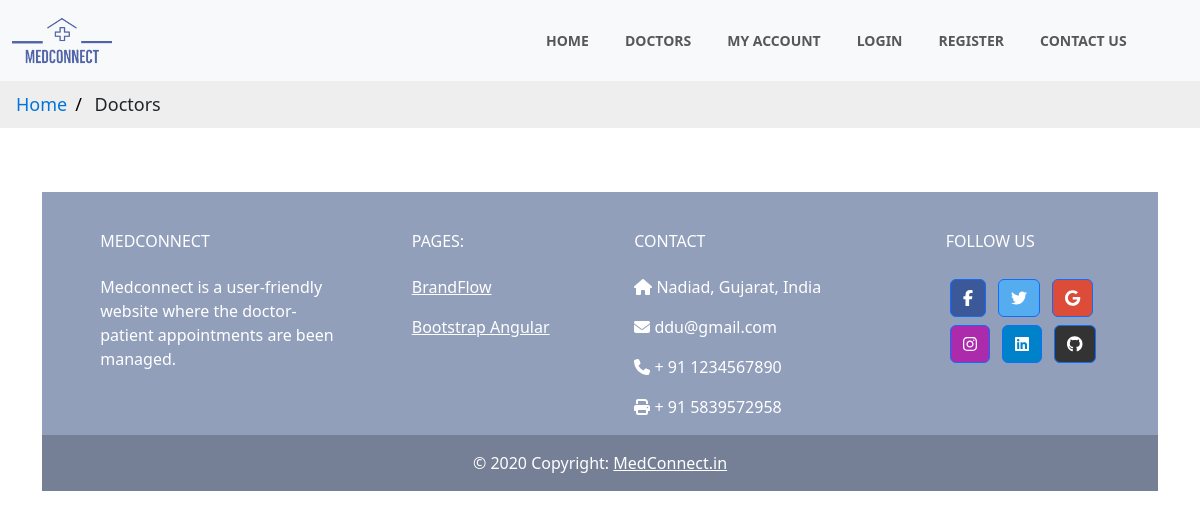
The app's page /patient/doctors/, older data.
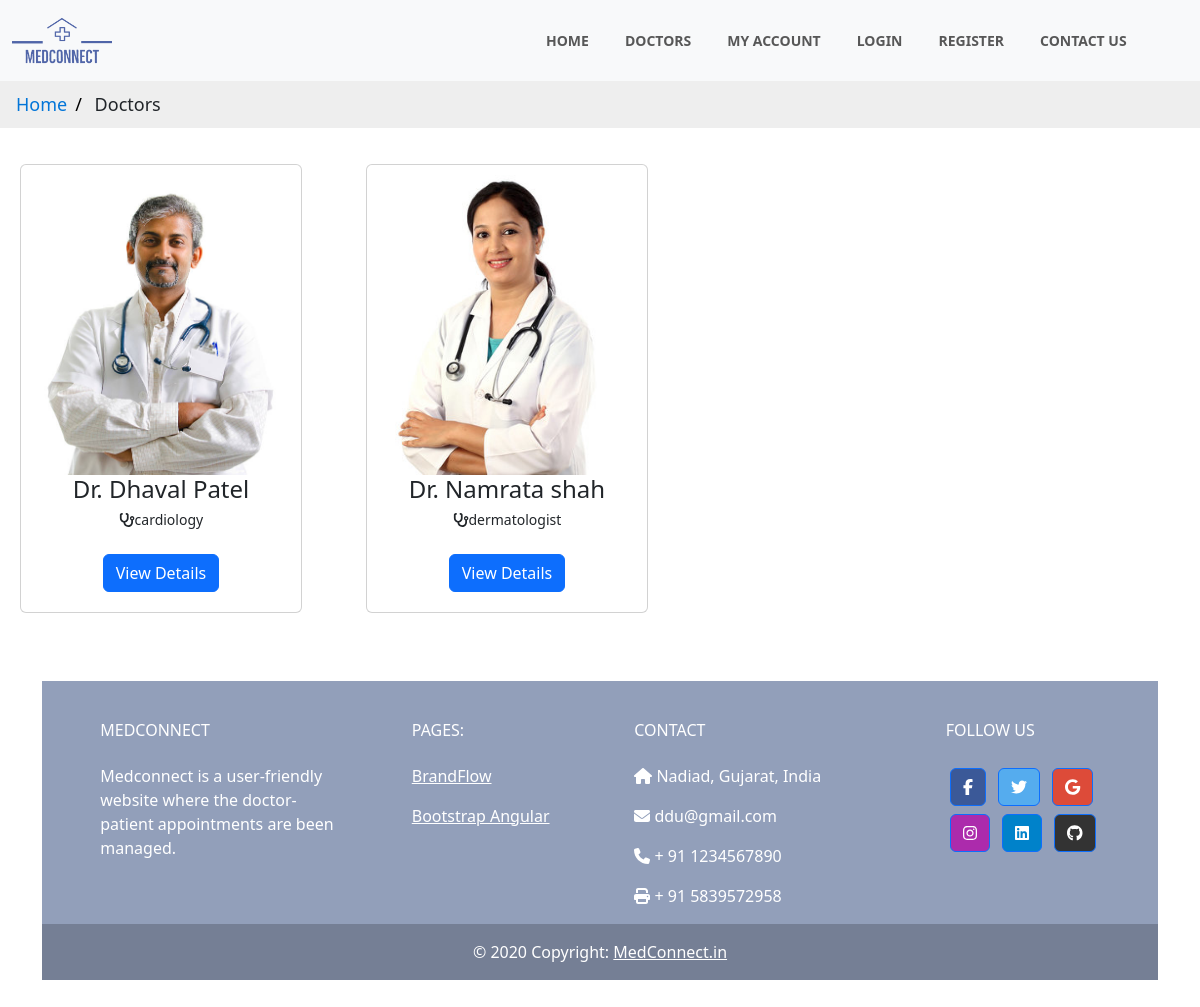
The same page, newer data.
### accounts/models.py (models this page shows, shortened)
class Doctor(models.Model):
    user = models.OneToOneField(CustomUser, on_delete=models.CASCADE, primary_key=True)
    doctor_addr = models.ForeignKey(Address, on_delete=models.CASCADE)
    qualification = models.CharField(max_length=255)
    specialization = models.CharField(max_length=255)
    certificate_no = models.CharField(max_length=255)
    fees = models.IntegerField()
    profile_img = models.ImageField(upload_to="doctors_profile_images", default='doctors_profile_images/default.png')

class CustomUser(AbstractBaseUser, PermissionsMixin):
    email = models.EmailField(unique=True)
    first_name = models.CharField(max_length=30)
    last_name = models.CharField(max_length=30)
    phone_number = models.CharField(max_length=15)
    is_active = models.BooleanField(default=True)
    is_staff = models.BooleanField(default=False)
    is_admin = models.BooleanField(default=False)
    is_superadmin = models.BooleanField(default=False)
    type = models.CharField(max_length=16, default='patient')
    objects = CustomUserManager()
    USERNAME_FIELD = 'email'
    REQUIRED_FIELDS = ['first_name']

### patient/views.py (the view)
# urls.py: path('doctors/',views.doctors,name='doctors'),
def doctors(request):
    doctors=Doctor.objects.all()
    context={
        'doctor':doctors
    }
    return render(request,'patient/doctors.html',context)

### templates/patient/doctors.html
{% extends 'patient/base.html' %}
{% load static  %}
{% block content %}
<ul class="breadcrumb">
    <li><a href="/patient/">Home</a></li>
    <li>Doctors</li>
  </ul>
<div class="content">
  <div class="row">
  {%for doc in doctor%}
  <div class="col-xl-3" style="margin:20px;">
    <div class="card" style="padding: 10px;">
      <div class="doctor-img">
          <img src="/media/{{doc.profile_img}}" class="img-fluid" alt="User Image" style=" height: 300px; object-fit: cover;">
      </div>
      <div class="doc-info">
        <h4 class="doc-name"><center>Dr. {{doc.user.first_name}}  {{doc.user.last_name}}</center></h4>
        <center><h6 class="doc-speciality"><i class="fa  fa-stethoscope"></i>{{doc.specialization}}</h6>
      </div></center>
      <div class="clinic-booking">
        <a href="/patient/doc-details/{{doc.user.id}}"><center><button class="btn btn-primary" style="margin: 10px;">View Details</button></center></a>
      </div>
    </div>
  </div>
  {%endfor%}
</div>
</div>
{% endblock %}

### templates/patient/base.html (shortened to what this page needs)
<!DOCTYPE html>
<html lang="en">
<head>
    {% load static %}
    <link href="https://cdnjs.cloudflare.com/ajax/libs/font-awesome/6.5.1/css/all.min.css" rel="stylesheet" />
    <link href="https://cdnjs.cloudflare.com/ajax/libs/font-awesome/6.5.1/css/brands.min.css" rel="stylesheet"/>
    <link rel="stylesheet" href="/media/styles/style.css">
    <link href="https://cdn.jsdelivr.net/npm/bootstrap@5.3.3/dist/css/bootstrap.min.css" rel="stylesheet">
</head>
<body>
    {% include 'patient/header.html' %}
    {% block content %}
    {% endblock %}
    {% include 'patient/footer.html' %}
</body>
</html>

### templates/patient/header.html (shortened to what this page needs)
{% load static %}
<nav class="navbar navbar-expand-lg bg-body-tertiary">
  <div class="container-fluid">
    <a class="navbar-brand" href="/"><img src="/media/images/logo.png" width="100" height="55"/></a>
    <div class="collapse navbar-collapse" id="navbarSupportedContent">
      <ul class="navbar-nav me-auto mb-2 mb-lg-0">
        <li class="nav-item">
          <a class="nav-link" aria-current="page" href="/patient/">Home</a>
        </li>
        <li class="nav-item">
          <a class="nav-link" href="/patient/doctors/">Doctors</a>
        </li>
        <li class="nav-item">
          <a class="nav-link" href="/patient/myaccount/">My Account</a>
        </li>
        <li class="nav-item">
          <a class="nav-link" href="/login/">Login</a>
        </li>
        <li class="nav-item">
          <a class="nav-link" href="/patient/register/">Register</a>
        </li>
        <li class="nav-item">
          <a class="nav-link" href="/patient/contactus/">Contact Us</a>
        </li>
      </ul>
    </div>
  </div>
</nav>

### templates/patient/footer.html (shortened to what this page needs)
<div class="container my-5">
    <footer
            class="text-center text-lg-start text-white"
            style="background-color: #929fba"
            >
      <div class="container p-4 pb-0">
        <section class="container-fluid">
          <div class="row">
            <div class="col-md-3 col-lg-3 col-xl-3 mx-auto mt-3">
              <h6 class="text-uppercase mb-4 font-weight-bold">
                MedConnect
              </h6>
              <p>
                Medconnect is a user-friendly website where the doctor-patient appointments are been managed.
              </p>
            </div>
            <div class="col-md-2 col-lg-2 col-xl-2 mx-auto mt-3">
              <h6 class="text-uppercase mb-4 font-weight-bold">Pages:</h6>
              <p>
                <a class="text-white">BrandFlow</a>
              </p>
              <p>
                <a class="text-white">Bootstrap Angular</a>
              </p>
            </div>
            <div class="col-md-4 col-lg-3 col-xl-3 mx-auto mt-3">
              <h6 class="text-uppercase mb-4 font-weight-bold">Contact</h6>
              <p><i class="fas fa-home mr-3"></i> Nadiad, Gujarat, India</p>
              <p><i class="fas fa-envelope mr-3"></i> ddu@gmail.com</p>
              <p><i class="fas fa-phone mr-3"></i> + 91 1234567890</p>
              <p><i class="fas fa-print mr-3"></i> + 91 5839572958</p>
            </div>
            <div class="col-md-3 col-lg-2 col-xl-2 mx-auto mt-3">
              <h6 class="text-uppercase mb-4 font-weight-bold">Follow us</h6>
              <a
                 class="btn btn-primary btn-floating m-1"
                 style="background-color: #3b5998"
                 href="#!"
                 role="button"
                 ><i class="fa-brands fa-facebook-f"></i
                ></a>
              <a
                 class="btn btn-primary btn-floating m-1"
                 style="background-color: #55acee"
                 href="#!"
                 role="button"
                 ><i class="fa-brands fa-twitter"></i
                ></a>
              <a
                 class="btn btn-primary btn-floating m-1"
                 style="background-color: #dd4b39"
                 href="#!"
                 role="button"
                 ><i class="fa-brands fa-google"></i
                ></a>
              <a
                 class="btn btn-primary btn-floating m-1"
                 style="background-color: #ac2bac"
                 href="#!"
                 role="button"
                 ><i class="fa-brands fa-instagram"></i
                ></a>
              <a
                 class="btn btn-primary btn-floating m-1"
                 style="background-color: #0082ca"
                 href="#!"
                 role="button"
                 ><i class="fa-brands fa-linkedin"></i
                ></a>
              <a
                 class="btn btn-primary btn-floating m-1"
                 style="background-color: #333333"
                 href="#!"
                 role="button"
                 ><i class="fa-brands fa-github"></i
                ></a>
            </div>
          </div>
        </section>
      </div>
      <div
           class="text-center p-3"
           style="background-color: rgba(0, 0, 0, 0.2)"
           >
        © 2020 Copyright:
        <a class="text-white" href="/patient/"
           >MedConnect.in</a
          >
      </div>
    </footer>
  </div>

### static/styles/style.css (style rules this page uses)
body { font-family: 'Dosis', sans-serif; font-family: 'Open Sans', sans-serif; font-size: 14px; line-height: 1.42857143; color: #f0f0f0; overflow-x: hidden; }
.navbar { text-transform:uppercase; font-weight:bold; font-size:14px; color: #0041C2; padding-bottom: -10px; }
.navbar .collapse { margin-left: 400px; }
.navbar .nav-link { margin:10px 10px 10px 10px; }
ul.breadcrumb { padding: 10px 16px; list-style: none; background-color: #eee; }
ul.breadcrumb li { display: inline; font-size: 18px; }
ul.breadcrumb li+li:before { padding: 8px; color: black; content: "/\00a0"; }
ul.breadcrumb li a { color: #0275d8; text-decoration: none; }
.doc-speciality { font-size: 14px; margin-bottom: 15px; }

Row changes from the older to the newer data that the page shows:
added Doctor: profile_img (picture), user.first_name "Dhaval", user.last_name "Patel", specialization "cardiology"
added Doctor: profile_img (picture), user.first_name "Namrata", user.last_name "shah", specialization "dermatologist"
